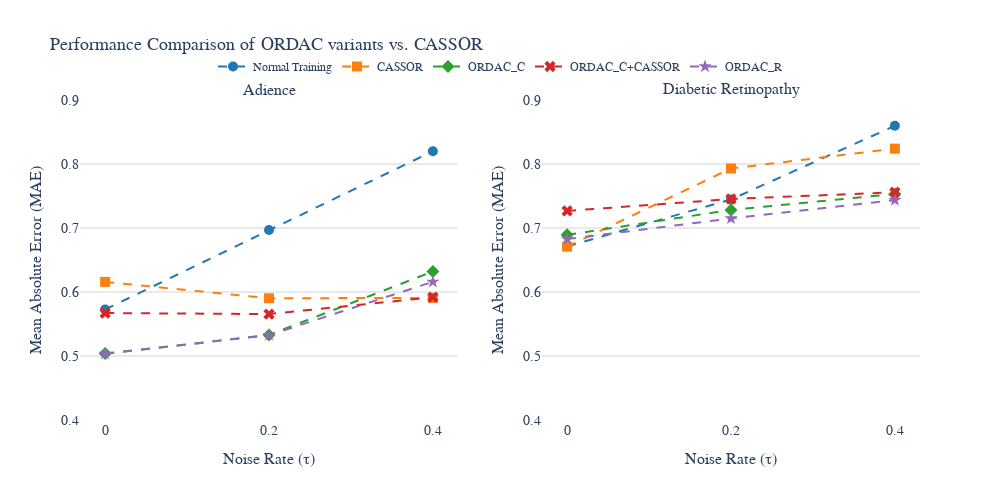

The notebook cell this image was saved under:
### Code cell
## MAE PLOT

import plotly.graph_objects as go
from plotly.subplots import make_subplots

# Tau values
tau = [0.0, 0.2, 0.4]

# Model styling
models = {
    "Normal Training": {"color": "#1f77b4", "symbol": "circle"},
    "CASSOR": {"color": "#ff7f0e", "symbol": "square"},
    "ORDAC_C": {"color": "#2ca02c", "symbol": "diamond"},
    "ORDAC_C+CASSOR": {"color": "#d62728", "symbol": "x"},
    "ORDAC_R": {"color": "#9467bd", "symbol": "star"},
}

# Adience MAE
adience_mae = {
    "Normal Training": [0.5727, 0.6969, 0.8200],
    "CASSOR": [0.6158, 0.5902, 0.5908],
    "ORDAC_C": [0.5038, 0.5329, 0.6321],
    "ORDAC_C+CASSOR": [0.5671, 0.5655, 0.5918],
    "ORDAC_R": [0.5033, 0.5326, 0.6159],
}

# DR MAE (missing values replaced with 1.0)
dr_mae = {
    "Normal Training": [0.6712, 0.7447, 0.8597],
    "CASSOR": [0.6709, 0.7930, 0.8240],
    "ORDAC_C": [0.6893, 0.7283, 0.7532],
    "ORDAC_C+CASSOR": [0.7267, 0.7453, 0.7559],
    "ORDAC_R": [0.6828, 0.7149, 0.7435],
}

# Create subplots
fig = make_subplots(
    rows=1, cols=2,
    subplot_titles=(
        "<span style='font-family:Times New Roman'>Adience</span>",
        "<span style='font-family:Times New Roman'>Diabetic Retinopathy</span>"
    )
)

# Plot Adience
for model in adience_mae:
    fig.add_trace(go.Scatter(
        x=tau,
        y=adience_mae[model],
        mode='lines+markers',
        name=model,
        line=dict(color=models[model]["color"], dash='dash'),
        marker=dict(symbol=models[model]["symbol"], size=10),
    ), row=1, col=1)

# Plot DR
for model in dr_mae:
    fig.add_trace(go.Scatter(
        x=tau,
        y=dr_mae[model],
        mode='lines+markers',
        name=model,
        line=dict(color=models[model]["color"], dash='dash'),
        marker=dict(symbol=models[model]["symbol"], size=10),
        showlegend=False  # Show legend only once
    ), row=1, col=2)

# Layout
fig.update_layout(
    title_text="<span style='font-family:Times New Roman'>Performance Comparison of ORDAC variants vs. CASSOR</span>",
    title_font=dict(family="Times New Roman", size=18),
    width=1000,
    height=500,
    plot_bgcolor='white',
    legend=dict(
        orientation="h",
        x=0.5,
        xanchor="center",
        y=1.15,
        font=dict(family="Times New Roman", size=12)
    )
)

# Axis style with grid enabled
axis_common = dict(
    title_font=dict(family="Times New Roman", size=16),
    tickfont=dict(family="Times New Roman", size=14),
    tickmode='array',
    tickvals=tau,
    showgrid=False,
    gridcolor='lightgray',
    gridwidth=1,
    zeroline=False,
)

# Update X and Y axes with correct labels and visible ticks/grid
fig.update_xaxes(title_text="Noise Rate (τ)", row=1, col=1, **axis_common)
fig.update_xaxes(title_text="Noise Rate (τ)", row=1, col=2, **axis_common)

fig.update_yaxes(title_text="Mean Absolute Error (MAE)", row=1, col=1,
                 tickfont=dict(family="Times New Roman", size=14),
                 title_font=dict(family="Times New Roman", size=16),
                 showgrid=True, gridcolor='lightgray', gridwidth=1, range=[0.4, 0.9])
fig.update_yaxes(title_text="Mean Absolute Error (MAE)", row=1, col=2,
                 tickfont=dict(family="Times New Roman", size=14),
                 title_font=dict(family="Times New Roman", size=16),
                 showgrid=True, gridcolor='lightgray', gridwidth=1, range=[0.4, 0.9])

fig.show()
fig.write_image("cassor_comparison_mae.pdf", format="pdf", engine="kaleido")

### Figure 1 — Plotly figure (JSON) as saved in the notebook; plotly's stock layout.template omitted (floating-point values rounded to 4 significant figures)
{"data": [{"line": {"color": "#1f77b4", "dash": "dash"}, "marker": {"size": 10, "symbol": "circle"}, "mode": "lines+markers", "name": "Normal Training", "type": "scatter", "x": [0, 0.2, 0.4], "xaxis": "x", "y": [0.5727, 0.6969, 0.82], "yaxis": "y"}, {"line": {"color": "#ff7f0e", "dash": "dash"}, "marker": {"size": 10, "symbol": "square"}, "mode": "lines+markers", "name": "CASSOR", "type": "scatter", "x": [0, 0.2, 0.4], "xaxis": "x", "y": [0.6158, 0.5902, 0.5908], "yaxis": "y"}, {"line": {"color": "#2ca02c", "dash": "dash"}, "marker": {"size": 10, "symbol": "diamond"}, "mode": "lines+markers", "name": "ORDAC_C", "type": "scatter", "x": [0, 0.2, 0.4], "xaxis": "x", "y": [0.5038, 0.5329, 0.6321], "yaxis": "y"}, {"line": {"color": "#d62728", "dash": "dash"}, "marker": {"size": 10, "symbol": "x"}, "mode": "lines+markers", "name": "ORDAC_C+CASSOR", "type": "scatter", "x": [0, 0.2, 0.4], "xaxis": "x", "y": [0.5671, 0.5655, 0.5918], "yaxis": "y"}, {"line": {"color": "#9467bd", "dash": "dash"}, "marker": {"size": 10, "symbol": "star"}, "mode": "lines+markers", "name": "ORDAC_R", "type": "scatter", "x": [0, 0.2, 0.4], "xaxis": "x", "y": [0.5033, 0.5326, 0.6159], "yaxis": "y"}, {"line": {"color": "#1f77b4", "dash": "dash"}, "marker": {"size": 10, "symbol": "circle"}, "mode": "lines+markers", "name": "Normal Training", "showlegend": false, "type": "scatter", "x": [0, 0.2, 0.4], "xaxis": "x2", "y": [0.6712, 0.7447, 0.8597], "yaxis": "y2"}, {"line": {"color": "#ff7f0e", "dash": "dash"}, "marker": {"size": 10, "symbol": "square"}, "mode": "lines+markers", "name": "CASSOR", "showlegend": false, "type": "scatter", "x": [0, 0.2, 0.4], "xaxis": "x2", "y": [0.6709, 0.793, 0.824], "yaxis": "y2"}, {"line": {"color": "#2ca02c", "dash": "dash"}, "marker": {"size": 10, "symbol": "diamond"}, "mode": "lines+markers", "name": "ORDAC_C", "showlegend": false, "type": "scatter", "x": [0, 0.2, 0.4], "xaxis": "x2", "y": [0.6893, 0.7283, 0.7532], "yaxis": "y2"}, {"line": {"color": "#d62728", "dash": "dash"}, "marker": {"size": 10, "symbol": "x"}, "mode": "lines+markers", "name": "ORDAC_C+CASSOR", "showlegend": false, "type": "scatter", "x": [0, 0.2, 0.4], "xaxis": "x2", "y": [0.7267, 0.7453, 0.7559], "yaxis": "y2"}, {"line": {"color": "#9467bd", "dash": "dash"}, "marker": {"size": 10, "symbol": "star"}, "mode": "lines+markers", "name": "ORDAC_R", "showlegend": false, "type": "scatter", "x": [0, 0.2, 0.4], "xaxis": "x2", "y": [0.6828, 0.7149, 0.7435], "yaxis": "y2"}], "layout": {"annotations": [{"font": {"size": 16}, "showarrow": false, "text": "<span style='font-family:Times New Roman'>Adience</span>", "x": 0.225, "xanchor": "center", "xref": "paper", "y": 1, "yanchor": "bottom", "yref": "paper"}, {"font": {"size": 16}, "showarrow": false, "text": "<span style='font-family:Times New Roman'>Diabetic Retinopathy</span>", "x": 0.775, "xanchor": "center", "xref": "paper", "y": 1, "yanchor": "bottom", "yref": "paper"}], "height": 500, "legend": {"font": {"family": "Times New Roman", "size": 12}, "orientation": "h", "x": 0.5, "xanchor": "center", "y": 1.15}, "plot_bgcolor": "white", "title": {"font": {"family": "Times New Roman", "size": 18}, "text": "<span style='font-family:Times New Roman'>Performance Comparison of ORDAC variants vs. CASSOR</span>"}, "width": 1000, "xaxis": {"anchor": "y", "domain": [0, 0.45], "gridcolor": "lightgray", "gridwidth": 1, "showgrid": false, "tickfont": {"family": "Times New Roman", "size": 14}, "tickmode": "array", "tickvals": [0, 0.2, 0.4], "title": {"font": {"family": "Times New Roman", "size": 16}, "text": "Noise Rate (τ)"}, "zeroline": false}, "xaxis2": {"anchor": "y2", "domain": [0.55, 1], "gridcolor": "lightgray", "gridwidth": 1, "showgrid": false, "tickfont": {"family": "Times New Roman", "size": 14}, "tickmode": "array", "tickvals": [0, 0.2, 0.4], "title": {"font": {"family": "Times New Roman", "size": 16}, "text": "Noise Rate (τ)"}, "zeroline": false}, "yaxis": {"anchor": "x", "domain": [0, 1], "gridcolor": "lightgray", "gridwidth": 1, "range": [0.4, 0.9], "showgrid": true, "tickfont": {"family": "Times New Roman", "size": 14}, "title": {"font": {"family": "Times New Roman", "size": 16}, "text": "Mean Absolute Error (MAE)"}}, "yaxis2": {"anchor": "x2", "domain": [0, 1], "gridcolor": "lightgray", "gridwidth": 1, "range": [0.4, 0.9], "showgrid": true, "tickfont": {"family": "Times New Roman", "size": 14}, "title": {"font": {"family": "Times New Roman", "size": 16}, "text": "Mean Absolute Error (MAE)"}}}}
